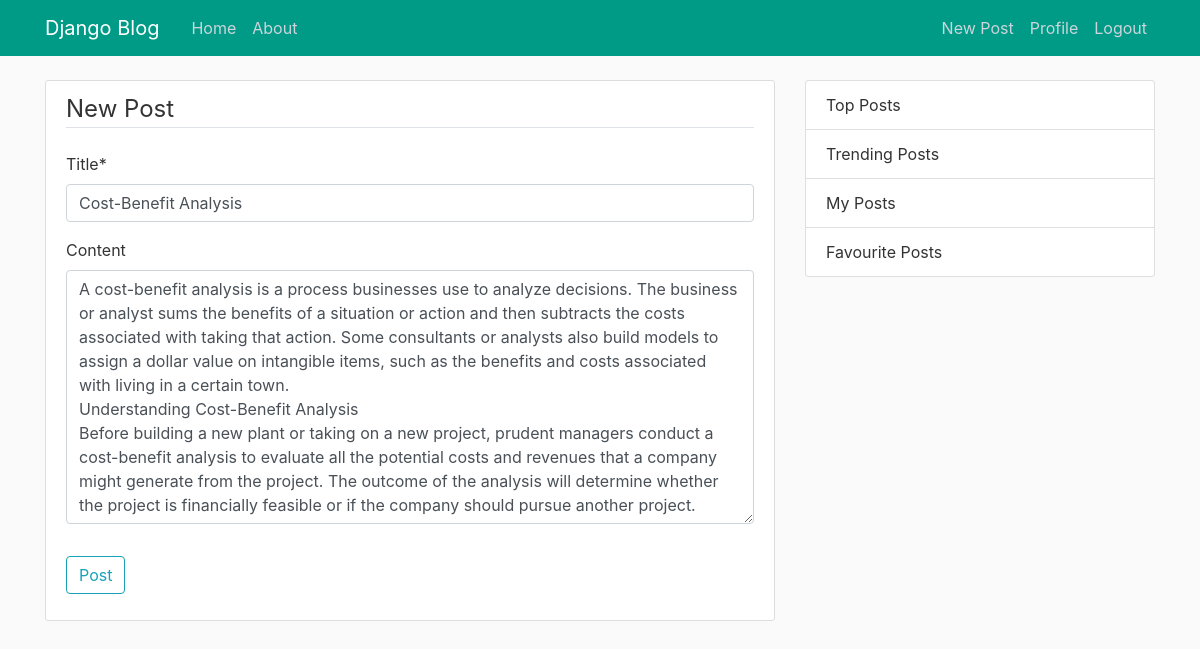
Page /post/32/update/ (signed in) on the committed database.
### blog/models.py (models this page shows, shortened)
class Post(models.Model):
    title = models.CharField(max_length=200)
    author = models.ForeignKey(User, on_delete=models.CASCADE)
    content = models.TextField(blank=True)
    date_posted=models.DateTimeField(default=timezone.now)

### blog/views.py (the view, shortened to what this page needs)
# urls.py: path('post/<int:pk>/update/',PostUpdateView.as_view(), name = 'post-update'),
class PostUpdateView(LoginRequiredMixin, UserPassesTestMixin, UpdateView):
	model = Post
	fields = ['title', 'content']
	def test_func(self):
		post = self.get_object()
		if self.request.user == post.author:
			return True
		else:
			return False

### blog/templates/blog/post_form.html (shortened to what this page needs)
{% extends "blog/base.html" %}
{% load crispy_forms_tags %}
{% block content %}
  <div class="content-section">
     <form method="POST">
     <fieldset class="form-group">
        <legend class="border-bottom mb-4">New Post</legend>
        {{ form|crispy }}
     </fieldset>
     <div class="form-group">
        <button class="btn btn-outline-info" type="submit">Post</button>
     </div>
     </form>
  </div>
{% endblock %}

### blog/static/blog/main.css (style rules this page uses)
body { background: #fafafa; color: #333333; margin-top: 5rem; }
.content-section { background: #ffffff; padding: 10px 20px; border: 1px solid #dddddd; border-radius: 3px; margin-bottom: 20px; }

### rows in the picture
Post: title "Cost-Benefit Analysis", content "A cost-benefit analysis is a process businesses use to analyze decisions. The business or analyst sums the benefits of a situation or action and then subtracts the costs associated with taking that action. Some consultants or analysts also build models to assign a dollar value on intangible items, such as the benefits and costs associated with living in a certain town. Understanding Cost-Benefit Analysis Before building a new plant or taking on a new project, prudent managers conduct a cost-benefit analysis to evaluate all the potential costs and revenues that a company might generate from the project. The outcome of the analysis will determine whether the project is financially feasible or…"
